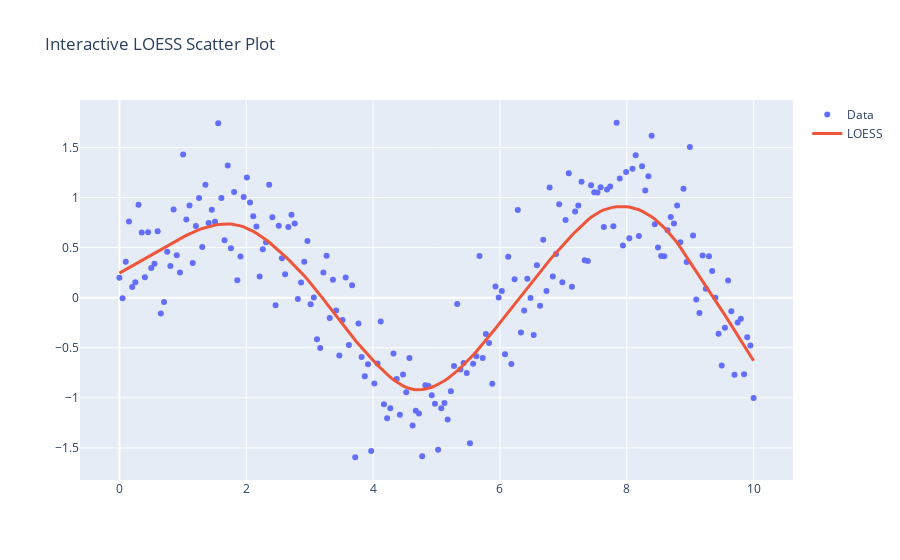

Source (notebook cell):
### Markdown cell above
## Interactive LOESS Scatter Plot (Plotly)

Plotly does not have native LOESS, so we compute LOESS in Python and feed it to Plotly.

### Code cell
np.random.seed(42)
x = np.linspace(0, 10, 200)
y = np.sin(x) + np.random.randn(200) * 0.4

z = sm.nonparametric.lowess(y, x, frac=0.25)

fig = go.Figure()

fig.add_trace(go.Scatter(x=x, y=y, mode="markers", name="Data"))
fig.add_trace(go.Scatter(x=z[:,0], y=z[:,1], mode="lines",
                         line=dict(width=3), name="LOESS"))

fig.update_layout(title="Interactive LOESS Scatter Plot")
fig.show()

### Figure 1 — Plotly figure (JSON) as saved in the notebook; plotly's stock layout.template omitted (floating-point values rounded to 4 significant figures; data arrays with more than 128 entries replaced by an {"elided": "..."} marker saying what was removed)
{"data": [{"mode": "markers", "name": "Data", "type": "scatter", "x": {"elided": "200 float values"}, "y": {"elided": "200 float values"}}, {"line": {"width": 3}, "mode": "lines", "name": "LOESS", "type": "scatter", "x": {"elided": "200 float values"}, "y": {"elided": "200 float values"}}], "layout": {"title": {"text": "Interactive LOESS Scatter Plot"}}}
